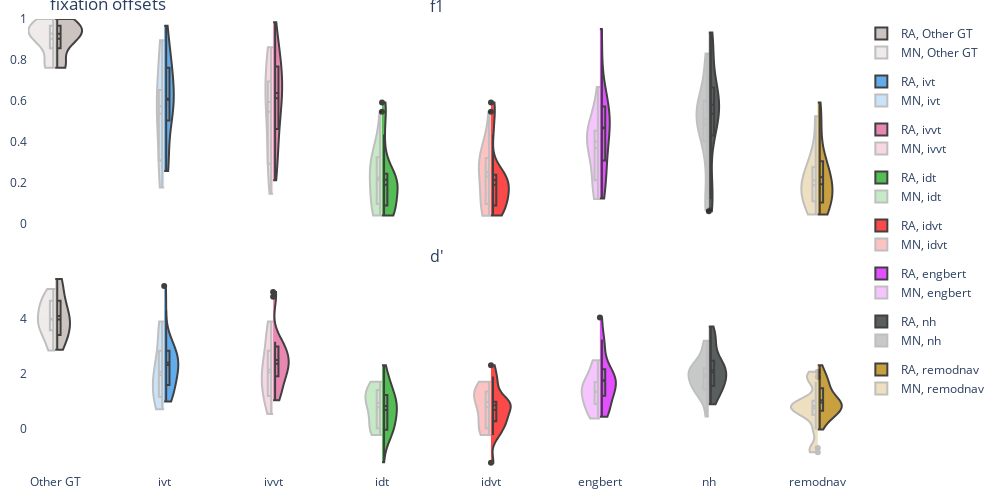

Source (notebook cell):
### Markdown cell above
### (2) Offset Distributions

### Code cell
offset_distribution_figure = ch_sdt.single_threshold_figure(
    csdt_metrics.loc[(slice(None), [peyes.constants.D_PRIME_STR, peyes.constants.F1_STR], slice(None)), :],
    peyes.constants.OFFSET_STR,
    THRESHOLD,
    GT1,
    gt2=GT2,
    show_other_gt=True,
    share_x=True,
    colors={k: v[1] for k, v in LABELER_PLOTTING_CONFIG.items()},
)

offset_distribution_figure.update_layout(
    title=dict(text="fixation offsets"),
    width=1000, height=500,
    paper_bgcolor='rgba(0, 0, 0, 0)',
    plot_bgcolor='rgba(0, 0, 0, 0)',
    margin=dict(l=10, r=10, b=10, t=10, pad=0),
)
# offset_distribution_figure.layout.annotations = []   # remove subtitles

offset_distribution_figure.show()

### Figure 1 — Plotly figure (JSON) as saved in the notebook; plotly's stock layout.template omitted (floating-point values rounded to 4 significant figures)
{"data": [{"box": {"visible": true}, "fillcolor": "#bab0ac", "legendgroup": "Other GT", "line": {"color": "black"}, "meanline": {"visible": true}, "name": "RA, Other GT", "opacity": 0.75, "scalegroup": "f1", "showlegend": true, "side": "positive", "spanmode": "hard", "x0": "Other GT", "y": [0.902, 0.7692, 0.8571, 0.7761, 0.9841, 0.9333, 0.9062, 0.9508, 0.9259, 0.9667, 0.9302, 0.7619, 0.9841, 1.0], "type": "violin", "xaxis": "x", "yaxis": "y"}, {"box": {"visible": true}, "fillcolor": "#2E91E5", "legendgroup": "ivt", "line": {"color": "black"}, "meanline": {"visible": true}, "name": "RA, ivt", "opacity": 0.75, "scalegroup": "f1", "showlegend": true, "side": "positive", "spanmode": "hard", "x0": "ivt", "y": [0.7719, 0.5455, 0.75, 0.5538, 0.6984, 0.359, 0.4598, 0.5833, 0.9667, 0.8254, 0.6269, 0.5758, 0.9552, 0.8254, 0.7083, 0.275, 0.2727, 0.2564, 0.6377, 0.5455], "type": "violin", "xaxis": "x", "yaxis": "y"}, {"box": {"visible": true}, "fillcolor": "#E15F99", "legendgroup": "ivvt", "line": {"color": "black"}, "meanline": {"visible": true}, "name": "RA, ivvt", "opacity": 0.75, "scalegroup": "f1", "showlegend": true, "side": "positive", "spanmode": "hard", "x0": "ivvt", "y": [0.7719, 0.5455, 0.7632, 0.6, 0.6866, 0.3273, 0.4587, 0.4638, 0.9836, 0.8657, 0.6667, 0.5676, 0.9143, 0.7826, 0.7451, 0.3333, 0.2821, 0.2105, 0.6216, 0.6552], "type": "violin", "xaxis": "x", "yaxis": "y"}, {"box": {"visible": true}, "fillcolor": "#1CA71C", "legendgroup": "idt", "line": {"color": "black"}, "meanline": {"visible": true}, "name": "RA, idt", "opacity": 0.75, "scalegroup": "f1", "showlegend": true, "side": "positive", "spanmode": "hard", "x0": "idt", "y": [0.1905, 0.2373, 0.186, 0.04348, 0.186, 0.1071, 0.2222, 0.5909, 0.4348, 0.08696, 0.04255, 0.04255, 0.2424, 0.1923, 0.1304, 0.32, 0.03774, 0.5455], "type": "violin", "xaxis": "x", "yaxis": "y"}, {"box": {"visible": true}, "fillcolor": "#FB0D0D", "legendgroup": "idvt", "line": {"color": "black"}, "meanline": {"visible": true}, "name": "RA, idvt", "opacity": 0.75, "scalegroup": "f1", "showlegend": true, "side": "positive", "spanmode": "hard", "x0": "idvt", "y": [0.1905, 0.2373, 0.186, 0.08333, 0.1818, 0.1053, 0.2162, 0.5909, 0.4348, 0.08696, 0.08333, 0.04255, 0.2424, 0.2264, 0.125, 0.1923, 0.03774, 0.5455], "type": "violin", "xaxis": "x", "yaxis": "y"}, {"box": {"visible": true}, "fillcolor": "#DA16FF", "legendgroup": "engbert", "line": {"color": "black"}, "meanline": {"visible": true}, "name": "RA, engbert", "opacity": 0.75, "scalegroup": "f1", "showlegend": true, "side": "positive", "spanmode": "hard", "x0": "engbert", "y": [0.4643, 0.5455, 0.6111, 0.1765, 0.3279, 0.4507, 0.5053, 0.44, 0.9508, 0.88, 0.2, 0.3175, 0.6933, 0.597, 0.5455, 0.1905, 0.1212, 0.2973, 0.5143, 0.4746], "type": "violin", "xaxis": "x", "yaxis": "y"}, {"box": {"visible": true}, "fillcolor": "#222A2A", "legendgroup": "nh", "line": {"color": "black"}, "meanline": {"visible": true}, "name": "RA, nh", "opacity": 0.75, "scalegroup": "f1", "showlegend": true, "side": "positive", "spanmode": "hard", "x0": "nh", "y": [0.5882, 0.5, 0.05882, 0.4918, 0.3934, 0.6154, 0.2439, 0.4651, 0.9333, 0.8986, 0.5161, 0.6333, 0.8615, 0.6885, 0.6415, 0.7925, 0.1379, 0.5778, 0.1176, 0.5818], "type": "violin", "xaxis": "x", "yaxis": "y"}, {"box": {"visible": true}, "fillcolor": "#B68100", "legendgroup": "remodnav", "line": {"color": "black"}, "meanline": {"visible": true}, "name": "RA, remodnav", "opacity": 0.75, "scalegroup": "f1", "showlegend": true, "side": "positive", "spanmode": "hard", "x0": "remodnav", "y": [0.1579, 0.25, 0.3333, 0.2128, 0.1395, 0.05405, 0.186, 0.07407, 0.5909, 0.4706, 0.1277, 0.1951, 0.3077, 0.2174, 0.3, 0.04348, 0.07692, 0.07692, 0.1778, 0.5238], "type": "violin", "xaxis": "x", "yaxis": "y"}, {"box": {"visible": true}, "fillcolor": "#bab0ac", "legendgroup": "Other GT", "line": {"color": "black"}, "meanline": {"visible": true}, "name": "MN, Other GT", "opacity": 0.25, "scalegroup": "f1", "showlegend": true, "side": "negative", "spanmode": "hard", "x0": "Other GT", "y": [0.902, 0.7692, 0.8571, 0.7761, 0.9841, 0.9333, 0.9062, 0.9508, 0.9259, 0.9667, 0.9302, 0.7619, 0.9841, 1.0], "type": "violin", "xaxis": "x", "yaxis": "y"}, {"box": {"visible": true}, "fillcolor": "#2E91E5", "legendgroup": "ivt", "line": {"color": "black"}, "meanline": {"visible": true}, "name": "MN, ivt", "opacity": 0.25, "scalegroup": "f1", "showlegend": true, "side": "negative", "spanmode": "hard", "x0": "ivt", "y": [0.8621, 0.6, 0.3077, 0.4091, 0.6471, 0.5152, 0.8955, 0.871, 0.6522, 0.225, 0.209, 0.175, 0.6, 0.5455], "type": "violin", "xaxis": "x", "yaxis": "y"}, {"box": {"visible": true}, "fillcolor": "#E15F99", "legendgroup": "ivvt", "line": {"color": "black"}, "meanline": {"visible": true}, "name": "MN, ivvt", "opacity": 0.25, "scalegroup": "f1", "showlegend": true, "side": "negative", "spanmode": "hard", "x0": "ivvt", "y": [0.8621, 0.6, 0.2909, 0.4182, 0.6835, 0.5135, 0.8571, 0.8235, 0.6939, 0.2917, 0.2278, 0.1443, 0.5867, 0.6552], "type": "violin", "xaxis": "x", "yaxis": "y"}, {"box": {"visible": true}, "fillcolor": "#1CA71C", "legendgroup": "idt", "line": {"color": "black"}, "meanline": {"visible": true}, "name": "MN, idt", "opacity": 0.25, "scalegroup": "f1", "showlegend": true, "side": "negative", "spanmode": "hard", "x0": "idt", "y": [0.04651, 0.3256, 0.386, 0.1277, 0.2128, 0.03774, 0.04348, 0.3226, 0.2692, 0.2128, 0.2692, 0.1111, 0.5455], "type": "violin", "xaxis": "x", "yaxis": "y"}, {"box": {"visible": true}, "fillcolor": "#FB0D0D", "legendgroup": "idvt", "line": {"color": "black"}, "meanline": {"visible": true}, "name": "MN, idvt", "opacity": 0.25, "scalegroup": "f1", "showlegend": true, "side": "negative", "spanmode": "hard", "x0": "idvt", "y": [0.04651, 0.3182, 0.3793, 0.1277, 0.25, 0.03704, 0.04348, 0.3226, 0.3019, 0.2041, 0.2963, 0.1111, 0.5455], "type": "violin", "xaxis": "x", "yaxis": "y"}, {"box": {"visible": true}, "fillcolor": "#DA16FF", "legendgroup": "engbert", "line": {"color": "black"}, "meanline": {"visible": true}, "name": "MN, engbert", "opacity": 0.25, "scalegroup": "f1", "showlegend": true, "side": "negative", "spanmode": "hard", "x0": "engbert", "y": [0.4211, 0.381, 0.3944, 0.4375, 0.1972, 0.3175, 0.6667, 0.5455, 0.4528, 0.1429, 0.1194, 0.2105, 0.4789, 0.4068], "type": "violin", "xaxis": "x", "yaxis": "y"}, {"box": {"visible": true}, "fillcolor": "#222A2A", "legendgroup": "nh", "line": {"color": "black"}, "meanline": {"visible": true}, "name": "MN, nh", "opacity": 0.25, "scalegroup": "f1", "showlegend": true, "side": "negative", "spanmode": "hard", "x0": "nh", "y": [0.6154, 0.4, 0.4615, 0.2857, 0.5079, 0.6, 0.8308, 0.6, 0.5098, 0.7547, 0.06667, 0.5532, 0.1143, 0.4727], "type": "violin", "xaxis": "x", "yaxis": "y"}, {"box": {"visible": true}, "fillcolor": "#B68100", "legendgroup": "remodnav", "line": {"color": "black"}, "meanline": {"visible": true}, "name": "MN, remodnav", "opacity": 0.25, "scalegroup": "f1", "showlegend": true, "side": "negative", "spanmode": "hard", "x0": "remodnav", "y": [0.2051, 0.2857, 0.09091, 0.125, 0.1951, 0.359, 0.1778, 0.2632, 0.04348, 0.07407, 0.1739, 0.5238], "type": "violin", "xaxis": "x", "yaxis": "y"}, {"box": {"visible": true}, "fillcolor": "#bab0ac", "legendgroup": "Other GT", "line": {"color": "black"}, "meanline": {"visible": true}, "name": "RA, Other GT", "opacity": 0.75, "scalegroup": "d_prime", "showlegend": false, "side": "positive", "spanmode": "hard", "x0": "Other GT", "y": [3.862, 3.408, 3.417, 2.873, 5.457, 4.097, 3.769, 4.343, 3.725, 4.659, 4.271, 3.043, 5.457, 5.092], "type": "violin", "xaxis": "x2", "yaxis": "y2"}, {"box": {"visible": true}, "fillcolor": "#2E91E5", "legendgroup": "ivt", "line": {"color": "black"}, "meanline": {"visible": true}, "name": "RA, ivt", "opacity": 0.75, "scalegroup": "d_prime", "showlegend": false, "side": "positive", "spanmode": "hard", "x0": "ivt", "y": [3.164, 2.662, 2.811, 2.002, 2.609, 1.375, 1.668, 2.31, 4.312, 2.859, 2.266, 2.09, 5.203, 3.181, 2.335, 0.9874, 1.203, 1.223, 2.328, 1.517], "type": "violin", "xaxis": "x2", "yaxis": "y2"}, {"box": {"visible": true}, "fillcolor": "#E15F99", "legendgroup": "ivvt", "line": {"color": "black"}, "meanline": {"visible": true}, "name": "RA, ivvt", "opacity": 0.75, "scalegroup": "d_prime", "showlegend": false, "side": "positive", "spanmode": "hard", "x0": "ivvt", "y": [3.164, 2.662, 3.003, 2.221, 2.625, 1.401, 1.867, 2.159, 4.804, 2.992, 2.637, 2.129, 4.984, 3.073, 2.406, 1.268, 1.306, 1.037, 2.321, 1.956], "type": "violin", "xaxis": "x2", "yaxis": "y2"}, {"box": {"visible": true}, "fillcolor": "#1CA71C", "legendgroup": "idt", "line": {"color": "black"}, "meanline": {"visible": true}, "name": "RA, idt", "opacity": 0.75, "scalegroup": "d_prime", "showlegend": false, "side": "positive", "spanmode": "hard", "x0": "idt", "y": [0.8813, -0.2309, 0.8944, 0.9177, -0.04057, 0.878, 0.3338, 1.076, 2.31, 1.9, 0.3516, -0.05692, -1.221, -0.04321, 1.416, 0.7817, 0.5687, 1.384, -0.2009, 1.707], "type": "violin", "xaxis": "x2", "yaxis": "y2"}, {"box": {"visible": true}, "fillcolor": "#FB0D0D", "legendgroup": "idvt", "line": {"color": "black"}, "meanline": {"visible": true}, "name": "RA, idvt", "opacity": 0.75, "scalegroup": "d_prime", "showlegend": false, "side": "positive", "spanmode": "hard", "x0": "idvt", "y": [0.8813, -0.2309, 0.8944, 0.9177, 0.2666, 0.8403, 0.3103, 1.038, 2.31, 1.9, 0.3516, 0.2759, -1.243, -0.04321, 1.416, 0.9075, 0.526, 0.8613, -0.2009, 1.707], "type": "violin", "xaxis": "x2", "yaxis": "y2"}, {"box": {"visible": true}, "fillcolor": "#DA16FF", "legendgroup": "engbert", "line": {"color": "black"}, "meanline": {"visible": true}, "name": "RA, engbert", "opacity": 0.75, "scalegroup": "d_prime", "showlegend": false, "side": "positive", "spanmode": "hard", "x0": "engbert", "y": [1.778, 3.118, 2.177, 0.5939, 1.228, 1.706, 1.943, 1.791, 4.054, 3.246, 0.6815, 1.174, 2.634, 2.148, 1.507, 0.611, 0.4353, 1.412, 1.851, 1.239], "type": "violin", "xaxis": "x2", "yaxis": "y2"}, {"box": {"visible": true}, "fillcolor": "#222A2A", "legendgroup": "nh", "line": {"color": "black"}, "meanline": {"visible": true}, "name": "RA, nh", "opacity": 0.75, "scalegroup": "d_prime", "showlegend": false, "side": "positive", "spanmode": "hard", "x0": "nh", "y": [2.202, 2.464, 1.002, 1.777, 1.456, 2.259, 1.421, 1.855, 3.721, 3.248, 1.846, 2.284, 3.412, 2.488, 1.897, 3.12, 0.8915, 2.301, 1.307, 1.655], "type": "violin", "xaxis": "x2", "yaxis": "y2"}, {"box": {"visible": true}, "fillcolor": "#B68100", "legendgroup": "remodnav", "line": {"color": "black"}, "meanline": {"visible": true}, "name": "RA, remodnav", "opacity": 0.75, "scalegroup": "d_prime", "showlegend": false, "side": "positive", "spanmode": "hard", "x0": "remodnav", "y": [0.8142, 1.788, 1.43, 0.9384, 0.6824, 0.2764, 1.021, 0.6027, 2.31, 1.517, 0.5694, 1.021, 1.937, 0.9941, 0.9699, -0.02735, 0.6869, 0.6274, 0.8522, 1.711], "type": "violin", "xaxis": "x2", "yaxis": "y2"}, {"box": {"visible": true}, "fillcolor": "#bab0ac", "legendgroup": "Other GT", "line": {"color": "black"}, "meanline": {"visible": true}, "name": "MN, Other GT", "opacity": 0.25, "scalegroup": "d_prime", "showlegend": false, "side": "negative", "spanmode": "hard", "x0": "Other GT", "y": [3.797, 3.582, 3.417, 2.849, 4.683, 4.097, 3.769, 4.429, 3.838, 4.659, 4.166, 2.959, 4.683, 5.092], "type": "violin", "xaxis": "x2", "yaxis": "y2"}, {"box": {"visible": true}, "fillcolor": "#2E91E5", "legendgroup": "ivt", "line": {"color": "black"}, "meanline": {"visible": true}, "name": "MN, ivt", "opacity": 0.25, "scalegroup": "d_prime", "showlegend": false, "side": "negative", "spanmode": "hard", "x0": "ivt", "y": [3.904, 2.843, 1.165, 1.441, 2.324, 1.865, 3.796, 3.545, 2.044, 0.7756, 0.8797, 0.7112, 2.149, 1.517], "type": "violin", "xaxis": "x2", "yaxis": "y2"}, {"box": {"visible": true}, "fillcolor": "#E15F99", "legendgroup": "ivvt", "line": {"color": "black"}, "meanline": {"visible": true}, "name": "MN, ivvt", "opacity": 0.25, "scalegroup": "d_prime", "showlegend": false, "side": "negative", "spanmode": "hard", "x0": "ivvt", "y": [3.904, 2.843, 1.195, 1.602, 2.68, 1.904, 3.609, 3.485, 2.163, 1.078, 0.9898, 0.5316, 2.135, 1.956], "type": "violin", "xaxis": "x2", "yaxis": "y2"}, {"box": {"visible": true}, "fillcolor": "#1CA71C", "legendgroup": "idt", "line": {"color": "black"}, "meanline": {"visible": true}, "name": "MN, idt", "opacity": 0.25, "scalegroup": "d_prime", "showlegend": false, "side": "negative", "spanmode": "hard", "x0": "idt", "y": [0.01249, -0.2305, 1.405, 1.444, 0.5857, 0.9384, -0.1927, -0.02745, 1.689, 1.079, 0.9332, 1.141, 0.3765, 1.707], "type": "violin", "xaxis": "x2", "yaxis": "y2"}, {"box": {"visible": true}, "fillcolor": "#FB0D0D", "legendgroup": "idvt", "line": {"color": "black"}, "meanline": {"visible": true}, "name": "MN, idvt", "opacity": 0.25, "scalegroup": "d_prime", "showlegend": false, "side": "negative", "spanmode": "hard", "x0": "idvt", "y": [0.01249, -0.2305, 1.356, 1.409, 0.5857, 1.064, -0.2162, -0.02745, 1.689, 1.184, 0.8873, 1.244, 0.3765, 1.707], "type": "violin", "xaxis": "x2", "yaxis": "y2"}, {"box": {"visible": true}, "fillcolor": "#DA16FF", "legendgroup": "engbert", "line": {"color": "black"}, "meanline": {"visible": true}, "name": "MN, engbert", "opacity": 0.25, "scalegroup": "d_prime", "showlegend": false, "side": "negative", "spanmode": "hard", "x0": "engbert", "y": [1.605, 2.398, 1.49, 1.594, 0.6566, 1.174, 2.496, 1.976, 1.206, 0.3674, 0.4017, 0.896, 1.702, 0.9891], "type": "violin", "xaxis": "x2", "yaxis": "y2"}, {"box": {"visible": true}, "fillcolor": "#222A2A", "legendgroup": "nh", "line": {"color": "black"}, "meanline": {"visible": true}, "name": "MN, nh", "opacity": 0.25, "scalegroup": "d_prime", "showlegend": false, "side": "negative", "spanmode": "hard", "x0": "nh", "y": [2.282, 2.214, 1.728, 1.663, 1.804, 2.159, 3.201, 2.159, 1.425, 2.884, 0.4481, 2.144, 1.29, 1.252], "type": "violin", "xaxis": "x2", "yaxis": "y2"}, {"box": {"visible": true}, "fillcolor": "#B68100", "legendgroup": "remodnav", "line": {"color": "black"}, "meanline": {"visible": true}, "name": "MN, remodnav", "opacity": 0.25, "scalegroup": "d_prime", "showlegend": false, "side": "negative", "spanmode": "hard", "x0": "remodnav", "y": [1.012, 1.887, -0.8579, 0.5087, 0.5505, 1.021, 2.076, 0.8327, 0.8259, -0.02735, 0.6638, -0.7052, 0.8319, 1.711], "type": "violin", "xaxis": "x2", "yaxis": "y2"}], "layout": {"xaxis": {"anchor": "y", "domain": [0.0, 1.0], "matches": "x2", "showticklabels": false}, "yaxis": {"anchor": "x", "domain": [0.55, 1.0], "range": [0, 1]}, "xaxis2": {"anchor": "y2", "domain": [0.0, 1.0]}, "yaxis2": {"anchor": "x2", "domain": [0.0, 0.45]}, "annotations": [{"font": {"size": 16}, "showarrow": false, "text": "f1", "x": 0.5, "xanchor": "center", "xref": "paper", "y": 1.0, "yanchor": "bottom", "yref": "paper"}, {"font": {"size": 16}, "showarrow": false, "text": "d'", "x": 0.5, "xanchor": "center", "xref": "paper", "y": 0.45, "yanchor": "bottom", "yref": "paper"}], "title": {"text": "fixation offsets"}, "violinmode": "overlay", "boxmode": "group", "boxgroupgap": 0, "boxgap": 0, "margin": {"l": 10, "r": 10, "b": 10, "t": 10, "pad": 0}, "width": 1000, "height": 500, "paper_bgcolor": "rgba(0, 0, 0, 0)", "plot_bgcolor": "rgba(0, 0, 0, 0)"}}
